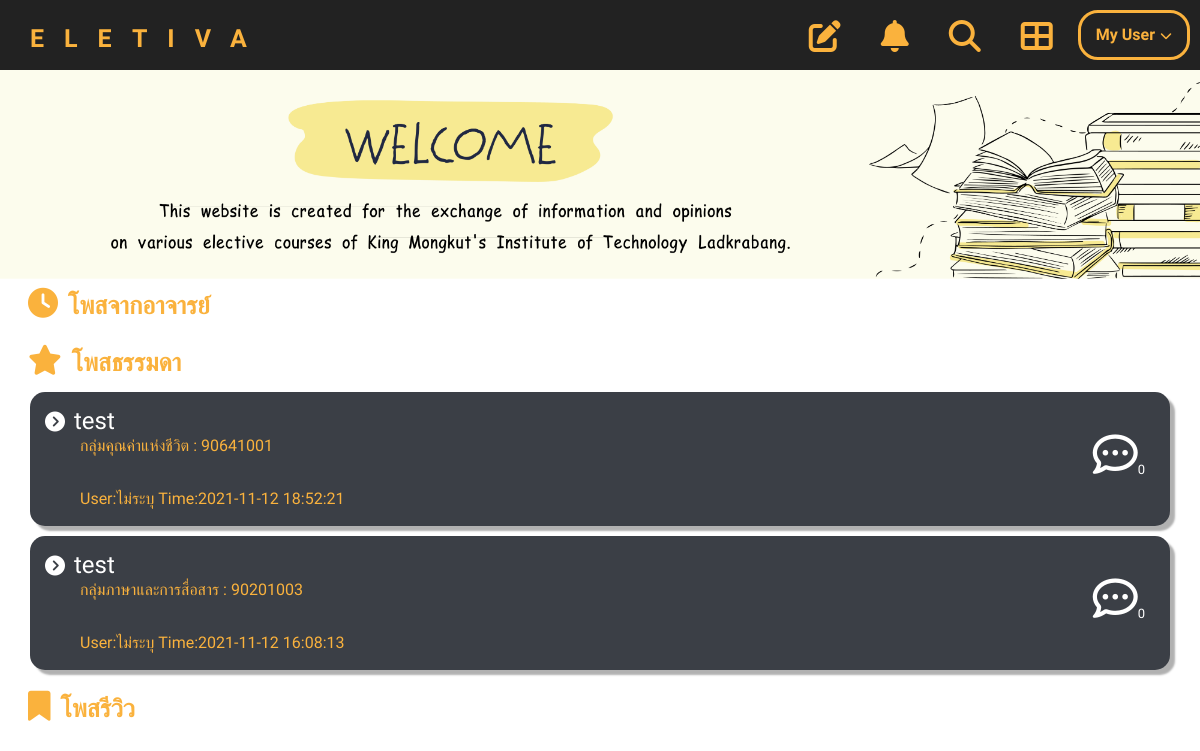
/ (signed in), run on an earlier commit of the app's database.
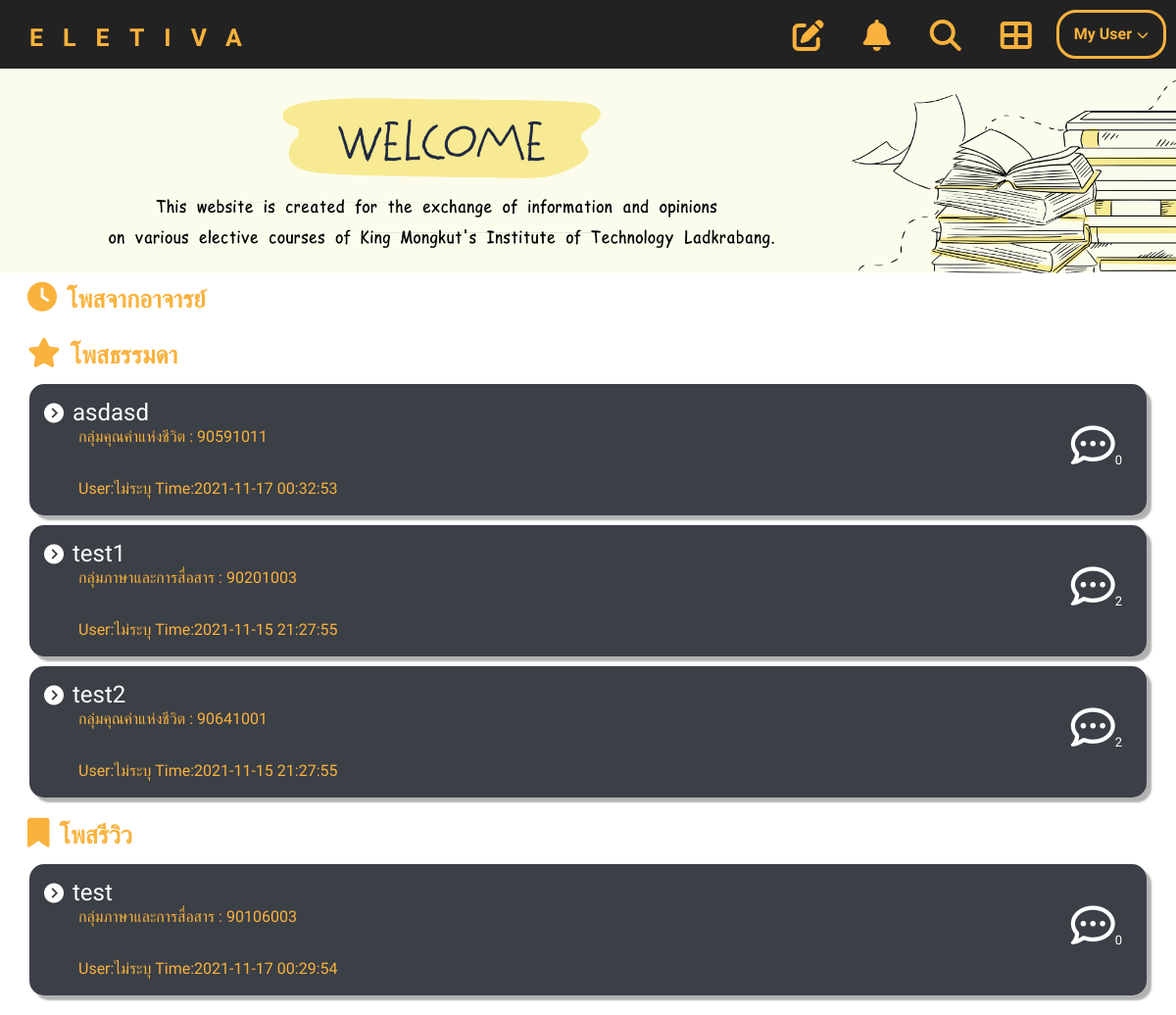
And on a later commit of the database.
### tables this page shows
CREATE TABLE `post` (
  `ID_post` int(11) UNSIGNED NOT NULL,
  `Group_subject` varchar(50) NOT NULL,
  `ID_subject` int(8) NOT NULL,
  `name_subject` varchar(75) NOT NULL,
  `type_post` int(2) NOT NULL,
  `title_post` varchar(50) NOT NULL,
  `msg_post` varchar(255) NOT NULL,
  `time_post` timestamp NOT NULL DEFAULT current_timestamp() ON UPDATE current_timestamp(),
  `create_by` bigint(20) UNSIGNED NOT NULL,
  `report` int(5) NOT NULL
);

CREATE TABLE `users` (
  `ID` bigint(20) UNSIGNED NOT NULL,
  `email` varchar(255) NOT NULL,
  `password` varchar(255) NOT NULL,
  `code` mediumint(50) DEFAULT NULL,
  `status` int(11) NOT NULL,
  `name` varchar(255) DEFAULT NULL,
  `major` varchar(255) DEFAULT NULL,
  `introduce` varchar(255) DEFAULT NULL,
  `picture` varchar(255) DEFAULT NULL,
  `sex` varchar(1) DEFAULT NULL
);

### index.php (the view, shortened to what this page needs)
<link rel="stylesheet" type="text/css" href="css/home_index.css">
<?php
include "header.php";
?>
<?php if(isset($_SESSION['status']) || empty($_SESSION['status'])): ?>
<section>
    <?php if($_SESSION['status'] != 3): ?>
        <img class="banner" src="images/home.png" alt="Banner">
        <?php endif ?>
    <div class="inf">
        <?php
            echo'<div class="posttext">';
            echo'<i class="fas fa-clock"></i>';
            echo'<p class="mainC">โพสจากอาจารย์</p>';
            echo'</div>';
        ?>
    </div>
    <div class="inf">
        <?php
        $query = "SELECT * FROM post WHERE type_post='1' ORDER BY time_post DESC";
        $result = mysqli_query($connect, $query);
            echo'<div class="posttext">';
            echo'<i class="fas fa-star"></i>';
            echo'<p class="mainC">โพสธรรมดา</p>';
            echo'</div>';
            while($row =  mysqli_fetch_assoc($result)){
                $x = $row['ID_post'];
                $findCB = "SELECT COUNT(ID_comment) FROM comment WHERE from_post='$x'";
                $y = mysqli_query($connect, $findCB);
                $z = $row['create_by'];
                $queryU = "SELECT * FROM users WHERE ID = '$z'";
                $ub = mysqli_query($connect, $queryU);
                $rowUser = mysqli_fetch_assoc($ub);
                $name = (empty($rowUser['name'])) ? 'ไม่ระบุ' : $rowUser["name"];
                echo '<a href="post.php?id='.$row['ID_post'].'" class="Content">';
                echo '    <div class="post_btn">';
                echo '        <div class="A_left">';
                echo '            <i class="icon_next fas fa-chevron-circle-right"></i>';
                echo '            <h4 class="textC" name="Post">'.$row['title_post'].'</h4>';
                echo '            <h6 class="textS" name="subject">'.$row['Group_subject'].' : '.$row['ID_subject'].'</h6>';
                echo '            <br><p class="Timestamp">User:'.$name.' Time:'.$row['time_post'].'</p>';
                echo '        </div>';
                if($n =  mysqli_fetch_assoc($y)){
                echo '        <div  class="A_right">';
                echo '            <i class="iconcomment far fa-comment-dots"></i>';
                echo '            <h5 class="commentN">'.$n['COUNT(ID_comment)'].'</h5>';
                echo '        </div>';
                }
                echo '    </div>';
                echo '</a>';
        }
        ?>
    </div>
    <div class="inf">
        <?php
        $query = "SELECT * FROM post WHERE type_post='2' ORDER BY time_post DESC";
        $result = mysqli_query($connect, $query);
            echo'<div class="posttext">';
            echo'<i class="fas fa-bookmark"></i>';
            echo'<p class="mainC">โพสรีวิว</p>';
            echo'</div>';
            while($row =  mysqli_fetch_assoc($result)){
                $x = $row['ID_post'];
                $findCC = "SELECT COUNT(ID_comment) FROM comment WHERE from_post='$x'";
                $y = mysqli_query($connect, $findCC);
                $z = $row['create_by'];
                $queryU = "SELECT * FROM users WHERE ID = '$z'";
                $uc = mysqli_query($connect, $queryU);
                $rowUser = mysqli_fetch_assoc($uc);
                $name = (empty($rowUser['name'])) ? 'ไม่ระบุ' : $rowUser["name"];
                echo '<a href="post.php?id='.$row['ID_post'].'" class="Content">';
                echo '    <div class="post_btn">';
                echo '        <div class="A_left">';
                echo '            <i class="icon_next fas fa-chevron-circle-right"></i>';
                echo '            <h4 class="textC" name="Post">'.$row['title_post'].'</h4>';
                echo '            <h6 class="textS" name="subject">'.$row['Group_subject'].' : '.$row['ID_subject'].'</h6>';
                echo '            <br><p class="Timestamp">User:'.$name;
                echo'  Time:'.$row['time_post'].'</p>';
                echo '        </div>';
                if($n = mysqli_fetch_assoc($y)){
                echo '        <div  class="A_right">';
                echo '            <i class="iconcomment far fa-comment-dots"></i>';
                echo '            <h5 class="commentN">'.$n['COUNT(ID_comment)'].'</h5>';
                echo '        </div>';
                }
                echo '    </div>';
                echo '</a>';
        }
        ?>
    </div>
</section>
<?php else: ?>
<?php include "logout.php"; ?>
<?php endif ?>

### header.php (shortened to what this page needs)
<head>
    <link href="https://cdnjs.cloudflare.com/ajax/libs/font-awesome/5.15.4/css/all.min.css" rel="stylesheet">
    <link rel="stylesheet" href="https://stackpath.bootstrapcdn.com/bootstrap/4.5.2/css/bootstrap.min.css">
    <link rel="stylesheet" type="text/css" href="css/navbar.css">
</head>
<?php
if(isset($_SESSION['status']) && empty($_SESSION['status']) && $_SESSION['status'] == 0) {
    echo'<nav>';
    echo'<ul class="menu">';
    echo'<li class="logo"><a class="logonav" href="index.php">ELETIVA</a></li>';
    echo'<li class="item"><a href="search.php" title="Search"><i class="iconnav fas fa-search"><span class="navTitle">Search</span></i></a></li>';
    echo'<li class="item navlast""><a href="category.php" title="Category"><i class="iconnav fas fa-th-large"><span class="navTitle">Category</span></i></a></li>';
    echo'<li class="item button"><a class="loginnav" href="login-user.php">Log In</a></li>';
    echo'<li class="toggle"><a class="icontog" href="#"><i class="icontog fas fa-bars"></i></a></li>';
    echo'</ul>';
    echo'</nav>';
}
else{
    $status = $_SESSION['status'];
    if($status == 1 || $status == 2){
        echo'<nav>';
        echo'<ul class="menu">';
        echo'<li class="logo"><a class="logonav" href="index.php">ELETIVA</a></li>';
        echo'<li class="item"><a href="creatpost.php" title="Creat Post"><i class="iconnav fas fa-edit"><span class="navTitle">Creat Post</span></i></a></i></li>';
        echo'<li class="item"><a href="notify.php" title="Notification"><i class="iconnav fas fa-bell"><span class="navTitle">Notification</span>';
        echo'</i></a></li>';
        echo'<li class="item"><a href="search.php" title="Search"><i class="iconnav fas fa-search"><span class="navTitle">Search</span></i></a></li>';
        echo'<li class="item navlast"><a href="category.php" title="Category"><i class="iconnav fas fa-th-large"><span class="navTitle">Category</span></i></a></li>';
        echo'<li class="item has-submenu">';
        echo'<a class="usernav" tabindex="0">My User</a>';
        echo'</li>';
        echo'</ul>';
        echo'</nav>';
    }
}
?>

### css/home_index.css (style rules this page uses)
* { padding: 0; margin: 0; font-family: 'IBM Plex Sans Thai', sans-serif; }
.inf { padding: 0 20px; margin-bottom: 20px; width: 100%; }
section .posttext { position: relative; margin-right: 5px; display: table; }
.posttext { color: #FAB23D; font-size: 30px; margin: 8px 8px; display: inline; }
section .banner { width: 100%; vertical-align: bottom; top: 0px; left: 0px; resize: horizontal; }
.posttext p.mainC { font-size: 25px; font-weight: bold; text-align: start; margin-bottom: 10px; margin-left: 10px; display: inline; }
a.Content { cursor: pointer; text-decoration: none; }
.post_btn { margin: 10px 10px 0px 10px; border-radius: 15px; background-color: #3B3F46; padding: 15px; width: auto; box-shadow: 5px 5px 2px rgb(177, 177, 177); }
.icon_next { font-size: 20px; color: white; }
.textC { color: white; font-weight: normal; display: inline; margin-left: 5px; }
.textS, .Timestamp { color: white; margin-left: 35px; color: #FAB23D; }
.Timestamp { display: inline; }
.iconcomment { font-size: 45px; color: white; }
.commentN { margin-top: -15px; margin-left: 45px; width: fit-content; color: white; font-size: small; }
.A_left { width: auto; display: inline-block; }
.A_right { float: right; margin-top: 25px; margin-right: 10px; display: block; }

### css/navbar.css (style rules this page uses)
* { box-sizing: border-box; padding: 0; margin: 0; font-family: 'IBM Plex Sans Thai', sans-serif; }
nav { background: #222; padding-left: 15px; margin-bottom: -18px; position: sticky; }
a { color: #FAB23D; text-decoration: none; text-decoration: none; cursor: pointer; }
.menu, .submenu { list-style-type: none; }
.logo { text-transform: uppercase; font-size: 25px; padding: 10px 10px 0px 0px; text-decoration: none; font-weight: bolder; letter-spacing: 20px; }
.item { padding: 10px; padding-bottom: -20px; }
.menu { display: flex; flex-wrap: wrap; justify-content: space-between; align-items: center; }
.menu li a { display: block; padding: 10px 15px; }
.item { order: 3; width: 100%; text-align: center; display: none; }
.has-submenu>a::after { font-family: "Font Awesome 5 Free"; font-size: 12px; line-height: 16px; font-weight: 900; content: "\f078"; color: #FAB23D; padding-left: 5px; }
@media all and (min-width: 700px) { .menu { justify-content: center; } }
@media all and (min-width: 700px) { .logo { flex: 1; } }
@media all and (min-width: 700px) { .navlast { margin-bottom: 15px; } }
@media all and (min-width: 960px) { .menu { align-items: flex-start; flex-wrap: nowrap; background: none; } }
@media all and (min-width: 960px) { .logo { order: 0; } }
@media all and (min-width: 960px) { .item { order: 1; position: relative; display: block; width: auto; } }
@media all and (min-width: 960px) { .navlast { margin-bottom: 0px; } }
.usernav { border: 3px solid #FAB23D; border-radius: 20px; font-weight: bold; }
.iconnav { color: #FAB23D; font-size: 32px; margin-bottom: -20px; padding-bottom: -10px; margin-right: -10px; }
.navlast { margin-bottom: 15px; }

What changed in the data, as far as the page shows it:
added post: title_post "asdasd", Group_subject "กลุ่มคุณค่าแห่งชีวิต", ID_subject "90591011", create_by.name "ไม่ระบุ", time_post "2021-11-17 00:32:53", COUNT "0"
changed post: title_post "test" → "test1"; time_post "2021-11-12 16:08:13" → "2021-11-15 21:27:55"; COUNT "0" → "2"; moves up the list
changed post: title_post "test" → "test2"; time_post "2021-11-12 18:52:21" → "2021-11-15 21:27:55"; COUNT "0" → "2"
added post: title_post "test", Group_subject "กลุ่มภาษาและการสื่อสาร", ID_subject "90106003", create_by.name "ไม่ระบุ", time_post "2021-11-17 00:29:54", COUNT "0"
